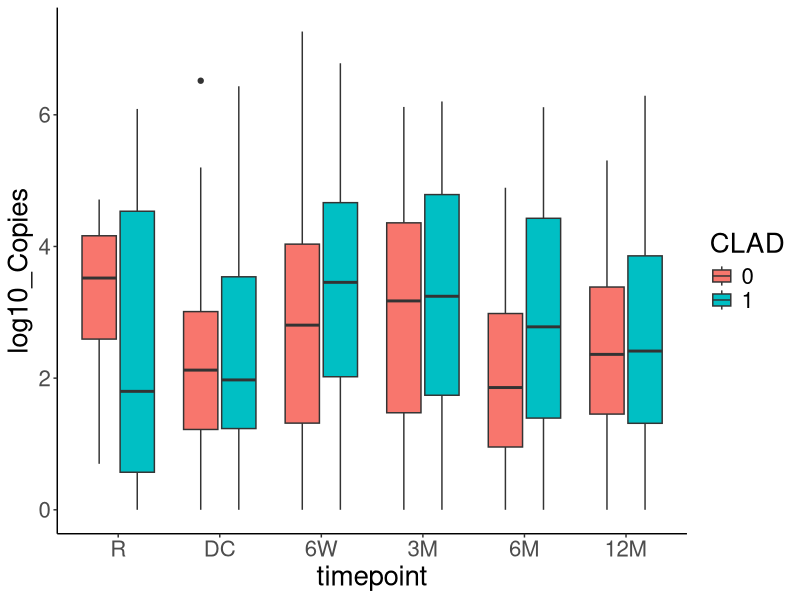
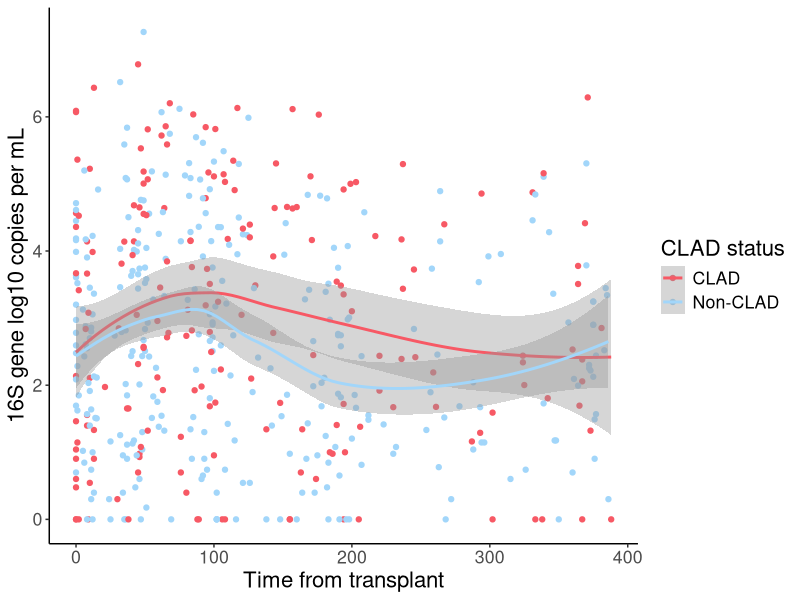

Reproduce these figures in R, in order.
library(tidyverse)
library(survival)
library(survminer)

## ------------------------- read the metadata and merge -------------------------------
KM = read.csv("../data/merged_KM_data.csv", row.names = 1)
meta = read.csv("../data/BAL_meta_filtered.csv", row.names = 1)
meta$timepoint[ meta$timepoint == "RT"] <- "R"
transplant = meta[ !(meta$timepoint %in% c("H", "D")),]

merged = merge(KM, transplant, by.x = "microbiome_pid", by.y = "SubjectID")
sample_id_date = transplant[,c("SampleID", "SubjectID", "DateCollected", "Description")]

## -------------------------- read qpcr and rerun qpcr --------------------------------

reruns = read.csv("../data/qPCR/reruns_copy_number.csv")
copies = read.csv("../data/qPCR/Copies_ID.csv") %>%
    merge(reruns, by = "SampleID", all = T)
copies = copies[!(is.na(copies$Copy.)),]

copies$copies = ifelse(is.na(copies$Copy..Re.Run), copies$Copy., copies$Copy..Re.Run)

copies = copies[,c("SampleID", "copies")]
copies$log10_Copies = log10(1 + copies$copies)


## --------------------------- magic happens in this jawn ------------------
qpcr = merge( copies, transplant, by = "SampleID")

coxph = lapply( unique(qpcr$timepoint), function(tp){
    qpcr_filt = qpcr[ qpcr$timepoint == tp,] %>%
                merge(KM, by.x = "SubjectID", by.y = "microbiome_pid")
    cox = coxph(Surv(clad_free_time, status) ~ log10_Copies + age, data = qpcr_filt)
    return(data.frame(tp, p = summary(cox)$coefficients[1,5],
                        OR = summary(cox)$coefficient[1,2])) })
coxph = do.call("rbind", coxph)
coxph$FDR = p.adjust(coxph$p, "BH")

## ----- merge and plot --------------
to_plot = merge(KM, qpcr, by.x = "microbiome_pid", by.y = "SubjectID")
to_plot$timepoint = factor(to_plot$timepoint, c( "R", "DC", "6W", "3M", "6M", "12M"))

pdf("../figures/qpcr_by_CLAD.pdf")
ggplot(to_plot, aes(x = timepoint, fill = as.factor(status), y = log10_Copies)) + 
    geom_boxplot() + 
    theme_classic() + 
    guides(fill = guide_legend(title = "CLAD")) + 
    theme(text = element_text(size = 20))
dev.off()

pvals_wilcox = sapply(unique(qpcr$timepoint), function(tp){
                filt = to_plot[to_plot$timepoint == tp,]
                wilcox = wilcox.test( log10_Copies ~ status, data = filt)
                return(wilcox$p.value)
        })
p.adjust(pvals_wilcox, "BH")

## ------- plot with continuous time -----------
qpcr$time_from_transplant = as.numeric( as.Date(qpcr$DateCollected, "%m/%d/%Y") -
                            as.Date(qpcr$transplant_date, "%m/%d/%Y"))
qpcr_w_time = merge(KM, qpcr, by.x = "microbiome_pid", by.y = "SubjectID") %>%
                filter(time_from_transplant < 400 & time_from_transplant >= 0)
qpcr_w_time$CLAD_status = c("Non-CLAD", "CLAD")[qpcr_w_time$status + 1]

pdf("../figures/qpcr_time_from_transplant.pdf")
ggplot(qpcr_w_time, aes(x = time_from_transplant, y = log10_Copies, color = CLAD_status)) +
    theme_classic() +
    geom_point() +
#    geom_line(aes(group = microbiome_pid), alpha = 0.2, linewidth = .5) +
    scale_color_manual(values = c("#f75965", "#a2d6fa")) +
    stat_smooth() +
    xlab("Time from transplant") +
    ylab("16S gene log10 copies per mL") +
    guides(color = guide_legend(title = "CLAD status")) +
    theme(text = element_text(size = 16))
dev.off()







